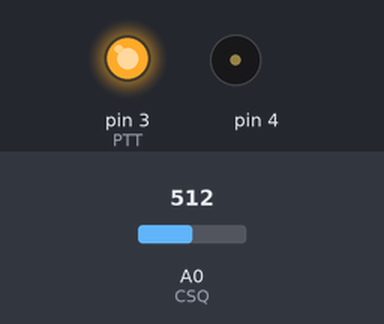
This sketch was run on a simulated Arduino Uno, built with avr-gcc and run on an emulated ATmega328P. Parts: output pins drawn as LEDs (lit = HIGH), buzzer (waves = sounding). The inputs (shaded band) are chosen by the test bench; at power-on: A0 (CSQ) = 512.

Above: at 1.2 s.
1.3 s: A0 (CSQ) set to 22
3.5 s: A0 (CSQ) set to 18
At 5.7 s:
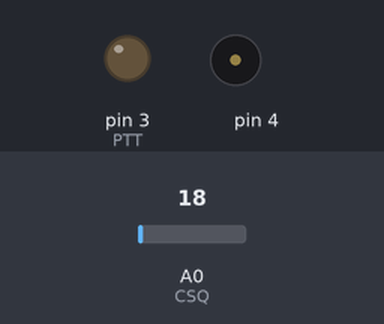
6.1 s: A0 (CSQ) set to 122
At 6.8 s:
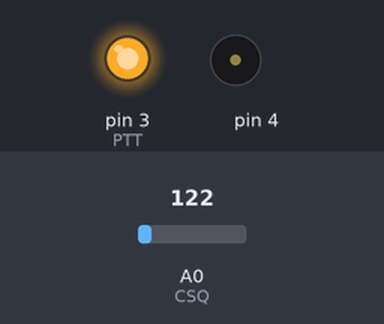
7.6 s: A0 (CSQ) set to 0
At 8.67 s:
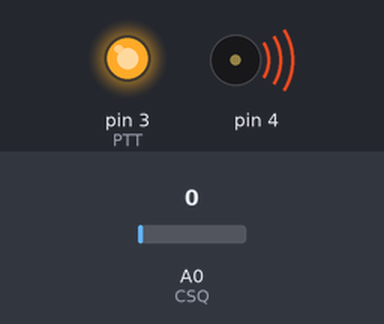
Timing chart, 0 to 10.6 s (numbered marks = the images above; inputs shaded):
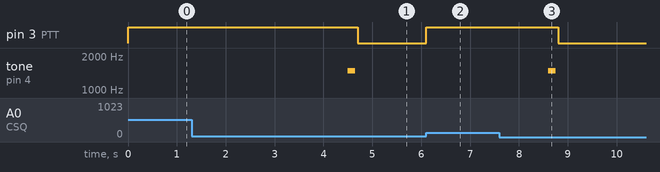

The sketch:

arrc.ino
```cpp
// (licence header left out)
// This program is free software; you can redistribute it and/or
// modify it under the terms of the GNU General Public License
// as published by the Free Software Foundation; either version 2
// of the License, or (at your option) any later version.

// This program is distributed in the hope that it will be useful,
// but WITHOUT ANY WARRANTY; without even the implied warranty of
// MERCHANTABILITY or FITNESS FOR A PARTICULAR PURPOSE.  See the
// GNU General Public License for more details.

// You should have received a copy of the GNU General Public License
// along with this program; if not, write to the Free Software
// Foundation, Inc., 51 Franklin Street, Fifth Floor, Boston, MA  02110-1301, USA.

// DESCRIPTION
// This program can be loaded into ATMEGA328 and the like Arduino boards.
// It is written to be used for radio signal repearters whose receive radio station
// does not have dedicated digital COS/COR signal.
// When an audio signal is present on Arduino's analog input it sets one of its
// digital I/O's to HIGH state.
// This signal can then be led to a transistor or optocoupler to put
// a repeaters TX station in transmit mode.

const int CSQ = A0; // Analog Input PIN to serve as COS/COR signal
const int PTT = 3;  // PTT pin
const int TS = 20;  // Treshold for audio level.
                    // You should experiment with this for Your partucular radio.

const unsigned long TAIL = 700;  // Tail length (milliseconds) !! 300ms will be added to this value

// Play "beep" at the end of TX (true / false)
#define BEEP true

// Use timeout timer (true / false)
#define TOTACT true

const unsigned long TOT = 60000;   // TX timeout time (milliseconds)
const unsigned long COT = 5000;   // TX Station forced COOL OFF TIME after a timeout (milliseconds)
const int XLOOP = 300;  // Set delay time after TX so we do not fall in RX-TX loop (milliseconds)

int TX = 0;          // Are we in TX (do not edit)
int BRK = 0;         // BRK (do not edit)
unsigned long TXST = 0;       // TX start time in millis (do not edit)
unsigned long TAIL_START = 0; // Tail start count time (do not edit)
unsigned long MILS = 0;       // (do not edit)
int STOPTX = 0;     // (do not edit)

void setup () {
  pinMode(CSQ, INPUT);
  pinMode(PTT, OUTPUT);
}

void endtx () {
  #if BEEP == true
    tone(4, 1480, 150);
    delay(200);
    noTone(4);
  #endif
  digitalWrite(PTT, LOW);
  TX = 0;
  BRK = 0;
  delay(XLOOP); // Prevent TX triggering in case the receive station pick up RF from TX at the end of TX
}

void loop () {
  if (analogRead(CSQ) > TS) {
    BRK = 0;
    if (TX == 0) {
      #if TOTACT == true
        TXST = millis();
      #endif
      TX = 1;
      digitalWrite(PTT, HIGH);
    }
    #if TOTACT == true
      MILS = millis();
      if ((MILS - TXST) >= TOT) {
        endtx();
        TXST = millis();
        delay(COT);
      }
    #endif
  }
  else {
    if (TX == 1 && BRK == 0) {
      delay(300); // Prevent immidiate tail brake
      TAIL_START = millis();
      while ((millis() - TAIL) < TAIL_START) {
        if (analogRead(CSQ) > TS) {
          BRK = 1;
          break;
        }
      }
      if (TX == 1 && BRK == 0) {
        endtx();
      }
    }
  }
}
```

Measured:
- the behaviour switches between 21 and 20 on A0 (CSQ) (found by bisection; images 0 and 1)
- after the input at 1.3 s, every drawn part: stays the same
- after the input at 3.5 s, pin 3 (PTT): HIGH → LOW after 1.2 s; tone on pin 4: silent → 1480 Hz after 1.0 s, → silent 0.15 s later
- after the input at 6.1 s, pin 3 (PTT): LOW → HIGH at once
- after the input at 7.6 s, pin 3 (PTT): HIGH → LOW after 1.2 s; tone on pin 4: silent → 1480 Hz after 1.0 s, → silent 0.15 s later
